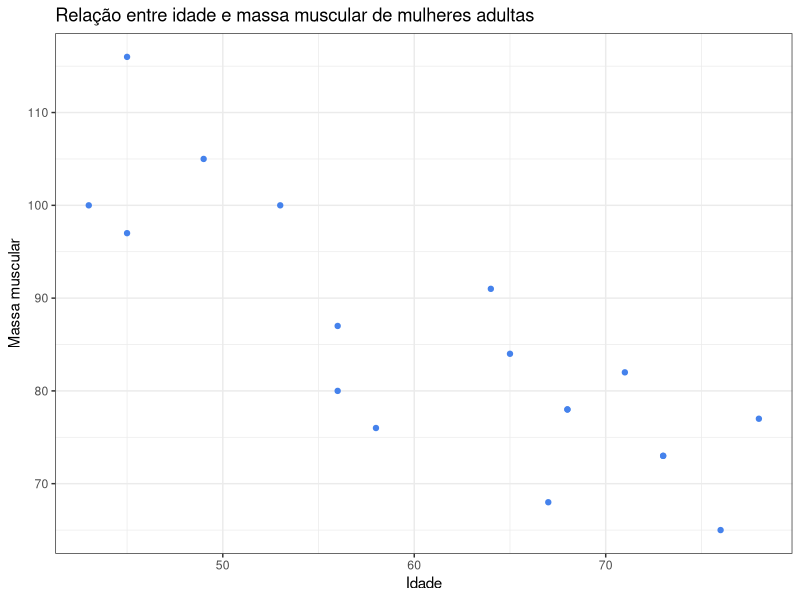
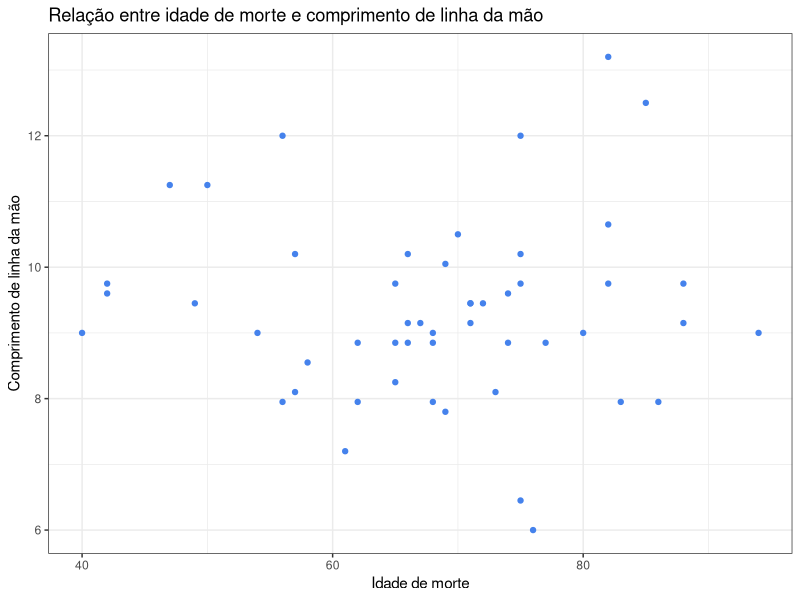
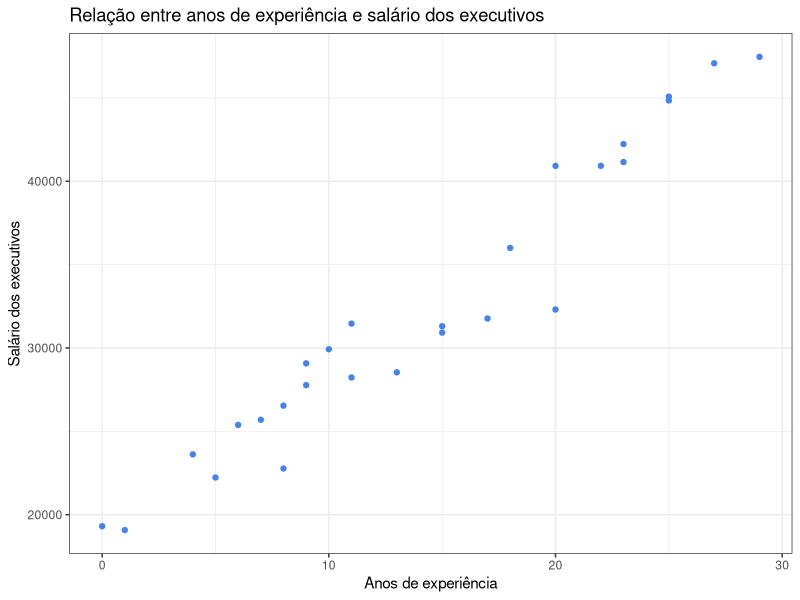

The R script that drew these images, in order:
## ---- chunk 1
#| echo: false
#| warning: false
library(tidyverse)
library(broom)
library(knitr)
theme_set(theme_bw())

cor_test <- function(...) {
    tidy(cor.test(...)) |> 
        select(-parameter, -method, -alternative) |> 
        mutate(across(
            -c(p.value),
            \(x) round(x, 3)
        )) |> 
        kable(
            col.names = c("Estimativa", "Estatística", "p-valor", "IC inferior", "IC superior"),
            caption = "Teste de correlação de Pearson"
        )
}

print_fit <- function(fit) {
    tidy(fit) |>
        mutate(across(
            -c(term, p.value),
            \(x) round(x, 3)
        )) |> 
        kable(
            col.names = c("Parâmetro", "Estimativa", "Erro padrão", "Estatística", "p-valor"),
            caption = "Parâmetros do modelo de regressão linear"
        )
}
## ---- chunk 2
idade <- c(
    71, 64, 43, 67, 56, 73, 68, 56, 76,
    65, 45, 58, 45, 53, 49, 78, 73, 68
)
massamuscular <- c(
    82,  91, 100, 68,  87,  73, 78, 80, 65,
    84, 116,  76, 97, 100, 105, 77, 73, 78
)
## ---- chunk 3
#| echo: false
ggplot(data.frame(idade, massamuscular), aes(idade, massamuscular)) +
    geom_point(color = "#4582ec") +
    labs(
        x = "Idade",
        y = "Massa muscular",
        title = "Relação entre idade e massa muscular de mulheres adultas"
    )

cor_test(idade, massamuscular)
## ---- chunk 4
#| echo: false
fit1 <- lm(massamuscular ~ idade) 
print_fit(fit1)
## ---- chunk 5
idade <- c(
    40, 42, 42, 47, 49, 50, 54, 56, 56, 57, 57, 58, 61, 62, 62, 65, 65, 
    65, 66, 66, 66, 67, 68, 68, 68, 69, 69, 70, 71, 71, 71, 72, 73, 74, 
    74, 75, 75, 75, 75, 76, 77, 80, 82, 82, 82, 83, 85, 86, 88, 88, 94
)
comprimento <- c(
     9.00,  9.60,  9.75, 11.25, 9.45, 11.25, 9.00,  7.95, 12.00, 
     8.10, 10.20,  8.55,  7.20, 7.95,  8.85, 8.25,  8.85,  9.75, 
     8.85,  9.15, 10.20,  9.15, 7.95,  8.85, 9.00,  7.80, 10.05, 
    10.50,  9.15,  9.45,  9.45, 9.45,  8.10, 8.85,  9.60,  6.45,
     9.75, 10.20, 12.00,  6.00, 8.85,  9.00, 9.75, 10.65, 13.20, 
     7.95, 12.50,  7.95,  9.15, 9.75,  9.00
) 
## ---- chunk 6
#| echo: false
ggplot(data.frame(idade, comprimento), aes(idade, comprimento)) +
    geom_point(color = "#4582ec") +
    labs(
        x = "Idade de morte",
        y = "Comprimento de linha da mão",
        title = "Relação entre idade de morte e comprimento de linha da mão"
    )

cor_test(idade, comprimento)
## ---- chunk 7
#| echo: false
fit2 <- lm(comprimento ~ idade) 
print_fit(fit2)
## ---- chunk 8
salario <- c(
    19307, 31769, 22769, 31307, 27769, 30923, 26538, 22230, 28538,
    32307, 28230, 19076, 25384, 25692, 42230, 40923, 36000, 47076,
    31461, 29923, 47461, 41153, 23615, 40923, 45076, 29076, 44846
)
experiencia <- c(
     0, 17,  8, 15,  9, 15,  8,  5, 13, 20, 11, 1,  6, 7,
    23, 20, 18, 27, 11, 10, 29, 23,  4, 22, 25, 9, 25
)
## ---- chunk 9
#| echo: false
ggplot(data.frame(experiencia, salario), aes(experiencia, salario)) +
    geom_point(color = "#4582ec") +
    labs(
        x = "Anos de experiência",
        y = "Salário dos executivos",
        title = "Relação entre anos de experiência e salário dos executivos"
    )

cor_test(experiencia, salario)
## ---- chunk 10
#| echo: false
fit3 <- lm(salario ~ experiencia) 
print_fit(fit3)
